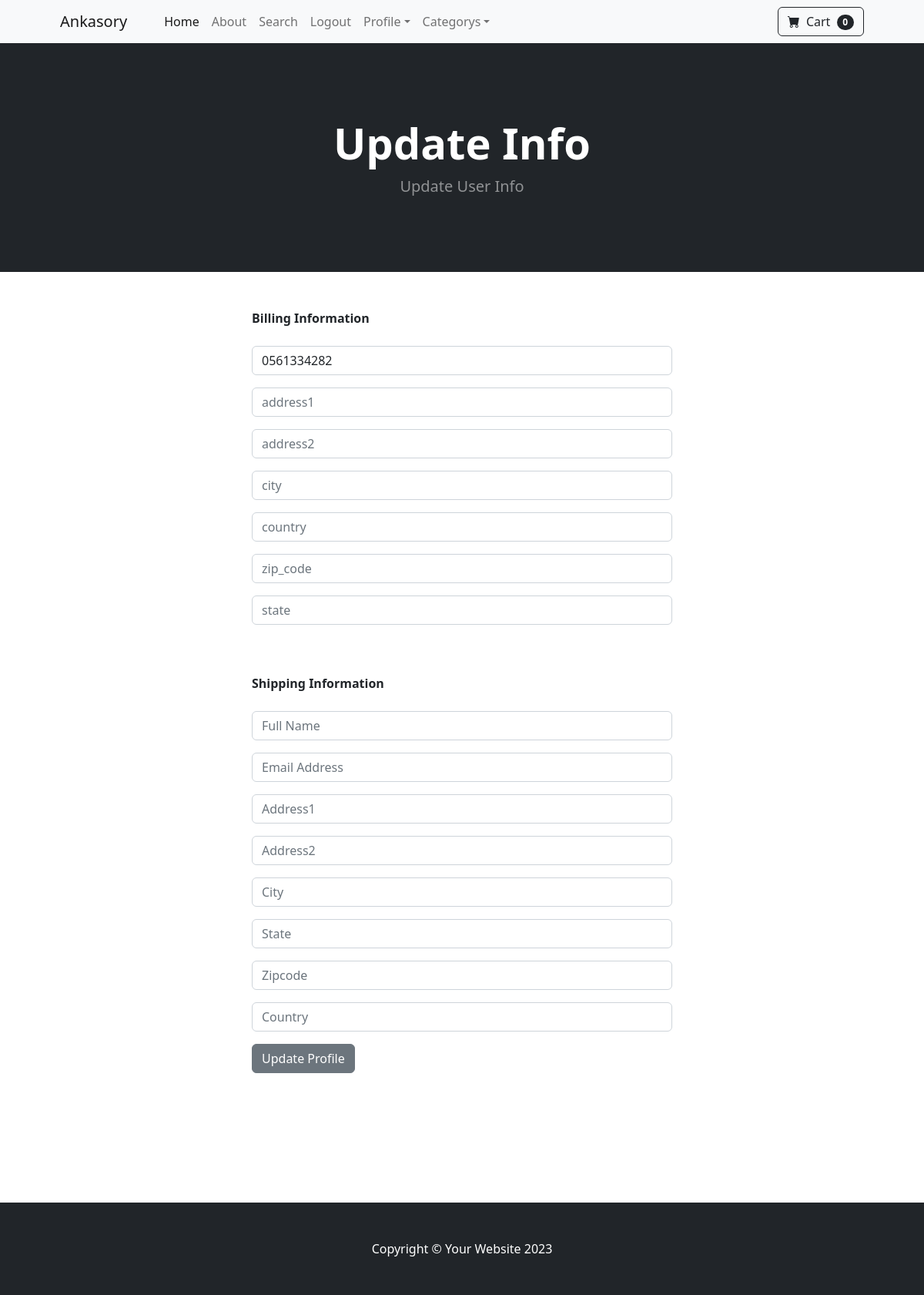
The app's page /update_info/ (signed in), older data.
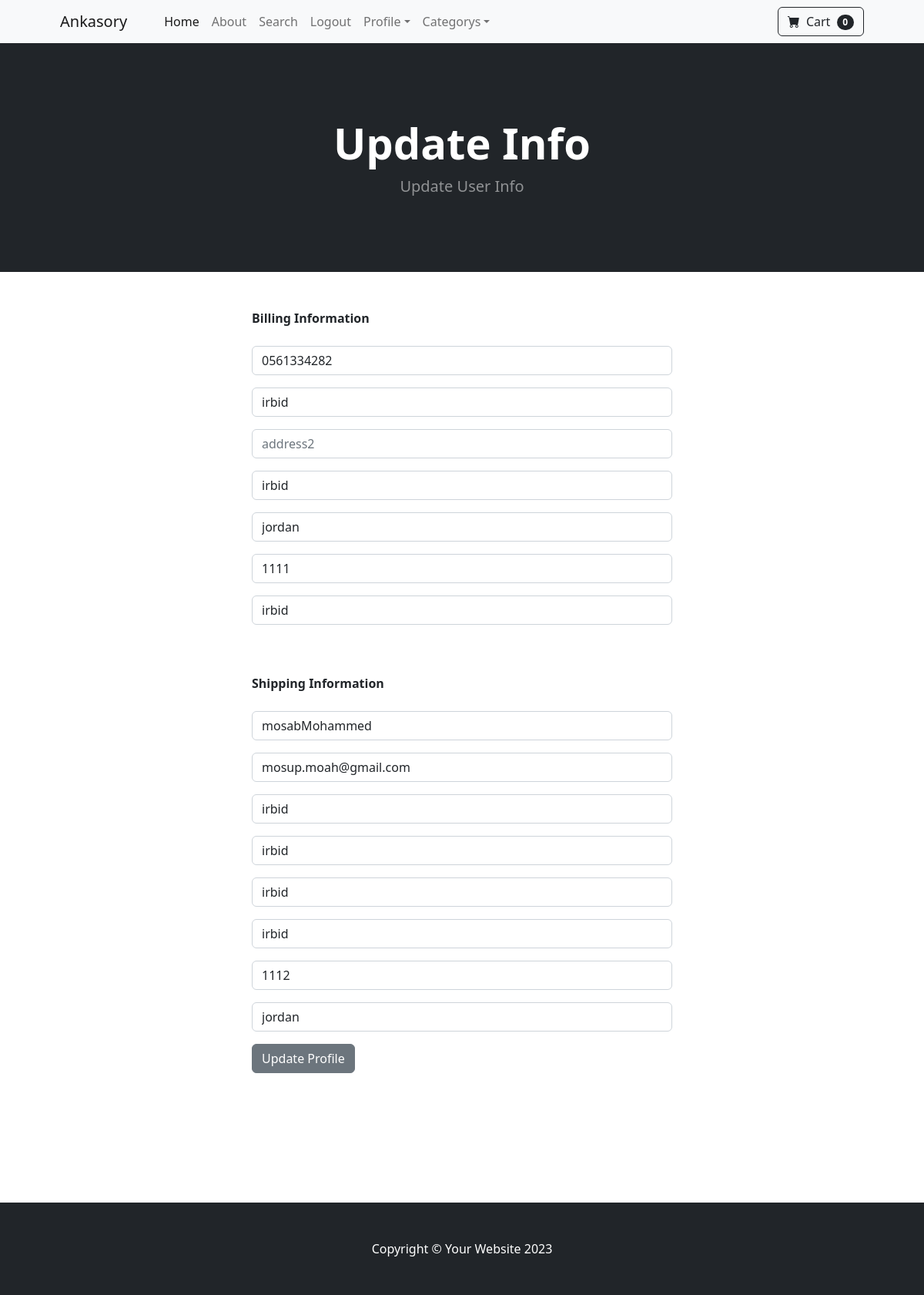
The same page, newer data.
### Store/models.py (models this page shows, shortened)
class Profile(models.Model):
    user=models.OneToOneField(User, on_delete=models.CASCADE)
    date_modified=models.DateTimeField(User,auto_now=True)
    phone=models.CharField(max_length=20,blank=True)
    address1=models.CharField(max_length=100,blank=True)
    address2=models.CharField(max_length=100,blank=True)
    city=models.CharField(max_length=50,blank=True)
    country=models.CharField(max_length=50,blank=True)
    zip_code=models.CharField(max_length=10,blank=True)
    state=models.CharField(max_length=200,blank=True)
    old_cart=models.CharField(max_length=200,blank=True,null=True)

### Payment/models.py (models this page shows, shortened)
class ShippingAddress(models.Model):
	user = models.ForeignKey(User, on_delete=models.CASCADE, null=True, blank=True)
	shipping_full_name = models.CharField(max_length=255)
	shipping_email = models.CharField(max_length=255)
	shipping_address1 = models.CharField(max_length=255)
	shipping_address2 = models.CharField(max_length=255, null=True, blank=True)
	shipping_city = models.CharField(max_length=255)
	shipping_state = models.CharField(max_length=255, null=True, blank=True)
	shipping_zipcode = models.CharField(max_length=255, null=True, blank=True)
	shipping_country = models.CharField(max_length=255)
	class Meta:
		verbose_name_plural = "Shipping Address"

### Store/views.py (the view)
# urls.py: path('update_info/',views.update_info,name='update_info'),
def update_info(request):
    if request.user.is_authenticated:
        current_user = Profile.objects.get(user__id=request.user.id)
        try:
            shipping_user = ShippingAddress.objects.get(user__id=request.user.id)
        except ShippingAddress.DoesNotExist:
            shipping_user = ShippingAddress(user=request.user)  # Create a new instance if it doesn't exist
        form = UserInfoForm(request.POST or None, instance=current_user)
        shipping_form = ShippingForm(request.POST or None, instance=shipping_user)
        if form.is_valid() and shipping_form.is_valid():
            form.save()
            shipping_form.save()
            messages.success(request, "Your Info Has Been Updated!!")
            return redirect('home')
        return render(request, "update_info.html", {'form': form, 'shipping_form': shipping_form})
    else:
        messages.error(request, "You Must Be Logged In To Access That Page!!")
        return redirect('home')

### Store/forms.py
class UserInfoForm(forms.ModelForm):
    phone=forms.CharField(label="",widget=forms.TextInput(attrs={'class': 'form-control','placeholder':'Enter phone number'}),required=False)
    address1=forms.CharField(label="",widget=forms.TextInput(attrs={'class': 'form-control','placeholder':'address1'}),required=False )
    address2=forms.CharField(label="",widget=forms.TextInput(attrs={'class': 'form-control','placeholder':'address2'}),required=False )
    city=forms.CharField(label="",widget=forms.TextInput(attrs={'class': 'form-control','placeholder':'city'}),required=False)
    country=forms.CharField(label="",widget=forms.TextInput(attrs={'class': 'form-control','placeholder':'country'}),required=False)
    zip_code=forms.CharField(label="",widget=forms.TextInput(attrs={'class': 'form-control','placeholder':'zip_code'}),required=False)
    state=forms.CharField( label="",widget=forms.TextInput(attrs={'class': 'form-control','placeholder':'state'}),required=False)
    class Meta:
        model=Profile
        fields=('phone', 'address1', 'address2', 'city', 'country','zip_code', 'state',)

### Cart/cart.py (called while the page is built)
    def __len__(self):
        return len(self.cart)

### Store/templates/update_info.html
{% extends "base.html" %} {% block content %}
<header class="bg-dark py-5">
  <div class="container px-4 px-lg-5 my-5">
    <div class="text-center text-white">
      <h1 class="display-4 fw-bolder">Update Info</h1>
      <p class="lead fw-normal text-white-50 mb-0">Update User Info</p>
    </div>
  </div>
</header>
<div class="container">
  <div class="row">
    <div class="col-md-6 offset-md-3">
      <br /><br />
      <strong>Billing Information</strong>
      <br /><br />
      <form method="POST" action="{% url 'update_info' %}">
        {% csrf_token %} {{form.as_p}}
        <br /><br />
      <strong>Shipping Information</strong>
      <br /><br />
        {{shipping_form.as_p}}
        <button type="submit" class="btn btn-secondary">Update Profile</button>
      </form>
      <br />
      <br /><br />
      <br /><br />
      <br /><br />
    </div>
  </div>
</div>
{% endblock %}

Row changes from the older to the newer data that the page shows:
changed Profile: address1 (not shown) → "irbid"; city (not shown) → "irbid"; country (not shown) → "jordan"; zip_code (not shown) → "1111"; state (not shown) → "irbid"
added ShippingAddress: shipping_full_name "mosabMohammed", shipping_email "mosup.moah@gmail.com", shipping_address1 "irbid", shipping_address2 "irbid", shipping_city "irbid", shipping_state "irbid", shipping_zipcode "1112", shipping_country "jordan"
